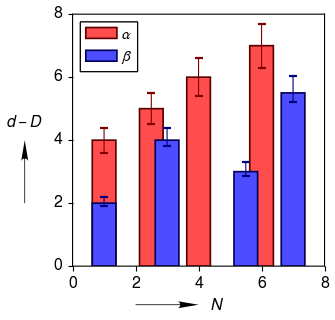

Write the Python code that produced this figure.
# -*- coding: utf-8 -*-
"""
Created on Sat Apr 18 15:25:41 2015

@author: Ben
"""
import clearplot.plot_functions as pf
import numpy as np

xa = np.array([1, 2.5, 4, 6])
ya = np.arange(4,8,1)
ya_err = ya / 10.0
xb = np.array([1, 3, 5.5, 7])
yb = np.array([2, 4, 3, 5.5])
yb_err = np.array([yb / 20.0, yb / 10.0])

[fig, ax, bars] = pf.plot_bars('', [xa, xb], [ya, yb], ['\alpha', '\beta'], \
	['N'], ['d-D'], widths = 0.75)
ax.plot_error_bars([xa, xb], [ya, yb], y_err = [ya_err, yb_err])
fig.save('bar_plot.png')